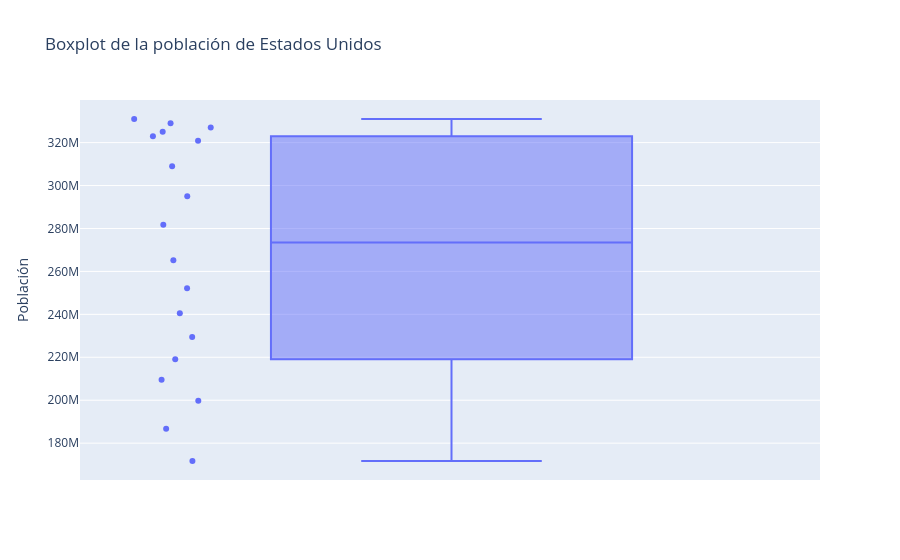

Source (notebook cell):
### Markdown cell above
# 4. Interactive Boxplot

### Code cell
# convertiendo la Serie en un DataFrame
df_us = df_pivot['United States'].reset_index()
df_us.columns = ['year', 'population']

# creando el boxplot interactivo
fig = px.box(
    df_us,
    y='population',
    points='all',  # muestra todos los puntos individuales
    title='Boxplot de la población de Estados Unidos',
    labels={'population': 'Población'},
)

fig.show()

### Figure 1 — Plotly figure (JSON) as saved in the notebook; plotly's stock layout.template omitted (floating-point values rounded to 4 significant figures)
{"data": [{"alignmentgroup": "True", "boxpoints": "all", "hovertemplate": "Población=%{y}<extra></extra>", "legendgroup": "", "marker": {"color": "#636efa"}, "name": "", "notched": false, "offsetgroup": "", "orientation": "v", "showlegend": false, "type": "box", "x0": " ", "xaxis": "x", "y": [171700000.0, 186700000.0, 199700000.0, 209500000.0, 219100000.0, 229500000.0, 240500000.0, 252100000.0, 265200000.0, 281700000.0, 295000000.0, 309000000.0, 320900000.0, 323000000.0, 325100000.0, 327100000.0, 329100000.0, 331000000.0], "y0": " ", "yaxis": "y"}], "layout": {"boxmode": "group", "legend": {"tracegroupgap": 0}, "title": {"text": "Boxplot de la población de Estados Unidos"}, "xaxis": {"anchor": "y", "domain": [0, 1]}, "yaxis": {"anchor": "x", "domain": [0, 1], "title": {"text": "Población"}}}}
